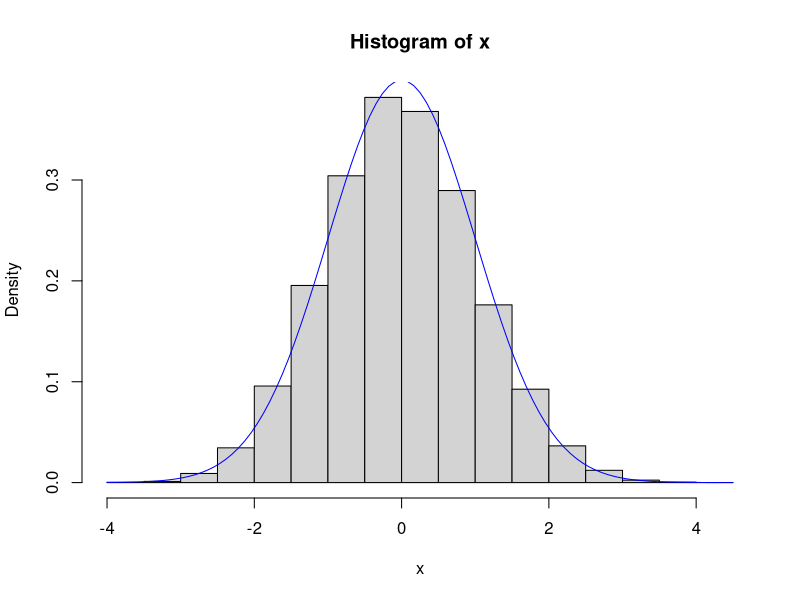
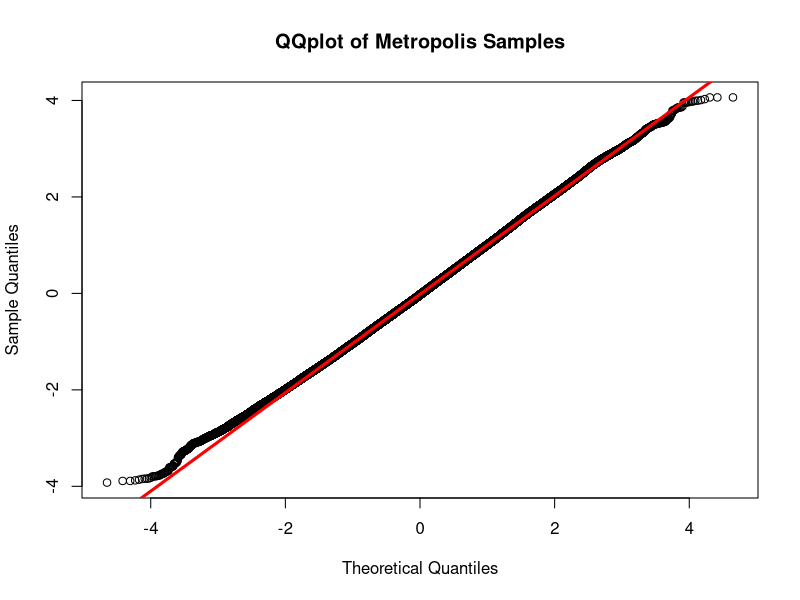
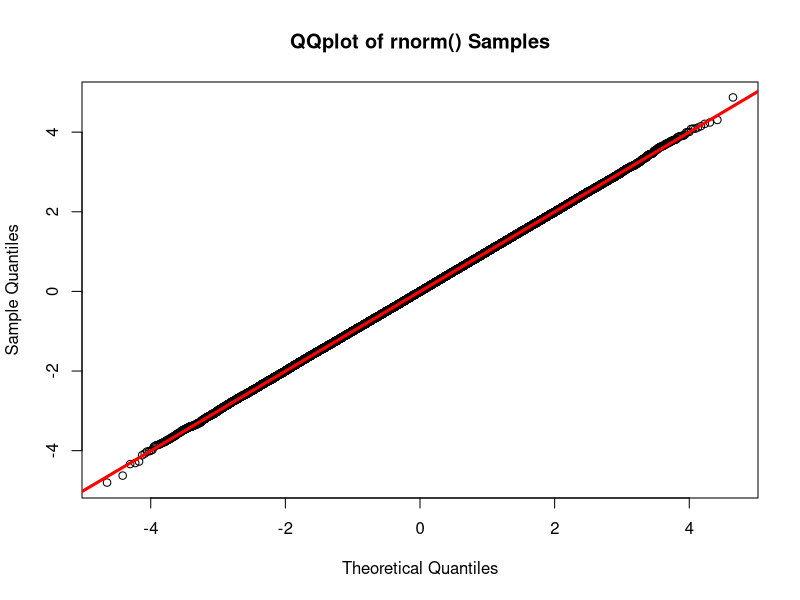
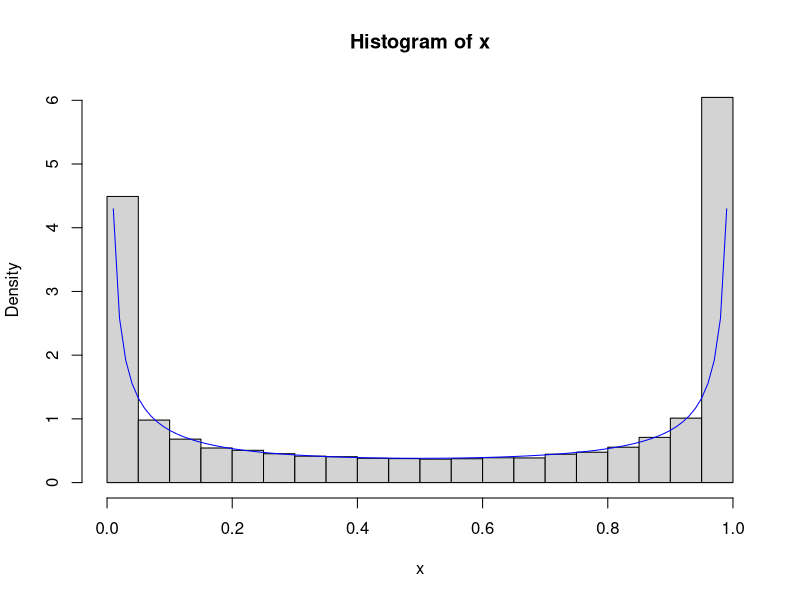

Recreate these plots in R, in order.
geneq = function(x){ #this function gets numbers from our proposal distribution q
  rnorm(1, mean=x, sd = 0.1)
}
q = function(x, y){ #the pdf of q
  dnorm(y, mean=x, sd=0.1)
}
f = function(x){ #the pdf of f - the target distribution
  dnorm(x, mean=0, sd = 1)
}

Nsim = 3e5
x = rep(0, Nsim) #start at x[1]==0... this doesn't matter too much
for(t in 1:(Nsim-1)){
  y = geneq(x[t])
  r = runif(1)
  # if(r < min(1, f(y)*q(y,x[t])/(f(x[t])*q(x[t],y))))
  if(r < min(1, f(y) / f(x[t])) ) #same as above if q(x,y) == q(y,x), i.e. q is symmetric
  {
    x[t+1] = y
  } else x[t+1] = x[t]
}
hist(x, freq=FALSE)
curve(dnorm(x), add=TRUE, col='blue')

qqnorm(x, main='QQplot of Metropolis Samples'); qqline(x, lwd=3, col='red')
#how does this compare to normal data generated directly from rnorm()?
y=rnorm(Nsim); qqnorm(y, main='QQplot of rnorm() Samples'); qqline(y, lwd=3, col='red')
#What if f() is not uni-modal?
#Let's say that f() is rbeta(1/4, 1/4). We'll keep our q as normal, but narrow it to SD=0.25
geneq = function(x){#this function gets numbers from our proposal distribution q
  rnorm(1, mean=x, sd=0.25)
}
q = function(x, y){#the pdf of q
  dnorm(y, mean=x, sd=0.25)
}
f = function(x){#the pdf of f - the target distribution
  dbeta(x, .25, .25)
}
Nsim = 1e5
x = rep(0.5, Nsim)
#start at 0.5 because if we start outside at 0 or 1 (or outside those bounds) it will never move - f(x) will always be 0
for(t in 1:(Nsim-1)){
  y = geneq(x[t])
  r = runif(1)
  # if(r < min(1, f(y)*q(y,x[t])/(f(x[t])*q(x[t],y))))
  if(r < min(1, f(y) / f(x[t])) ) #same as above if q(x,y) == q(y,x), i.e. q is symmetric
  {
    x[t+1] = y
  } else x[t+1] = x[t]
}
hist(x, freq=FALSE)
curve(dbeta(x, 1/4, 1/4), add=TRUE, col='blue')
